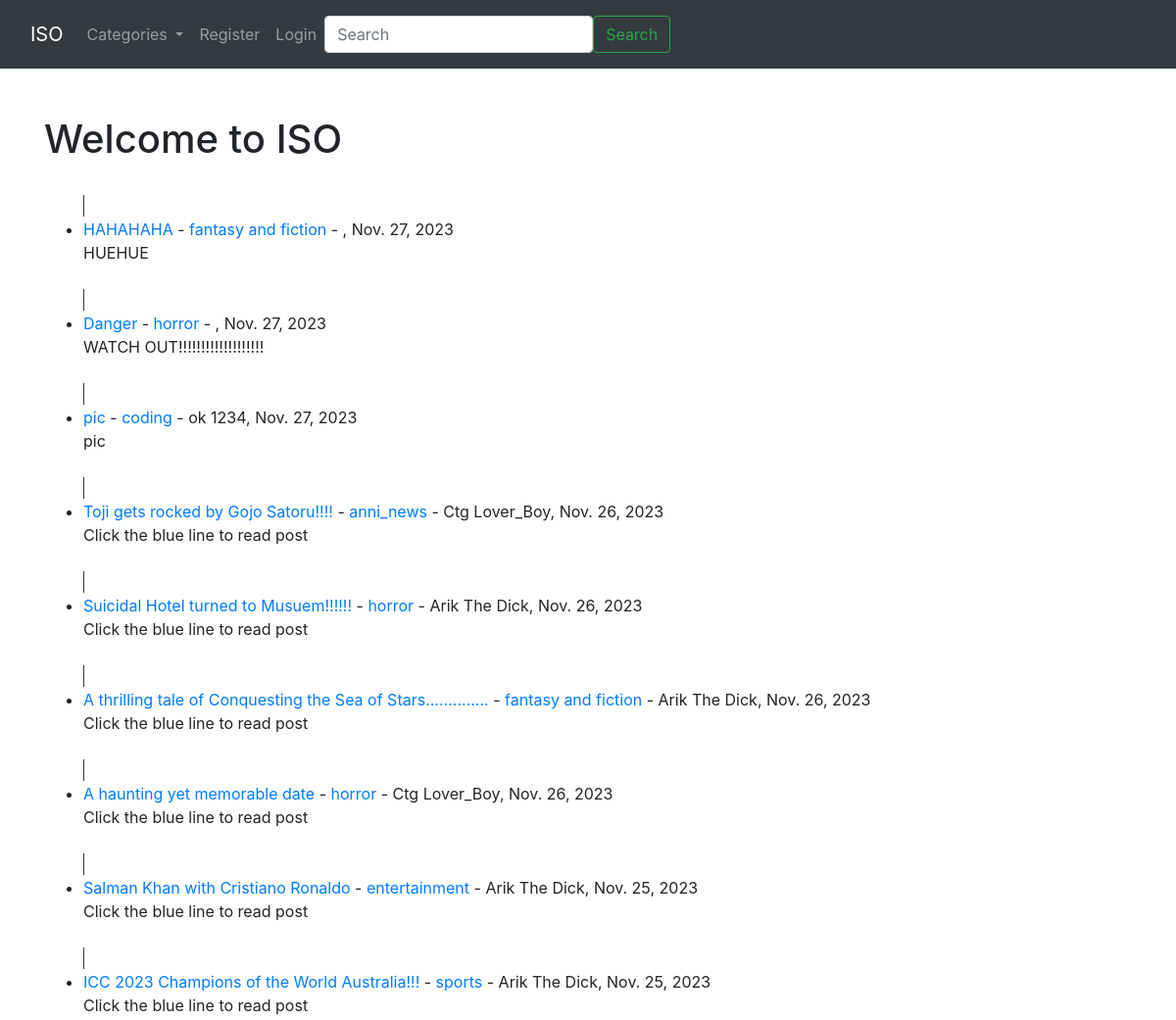
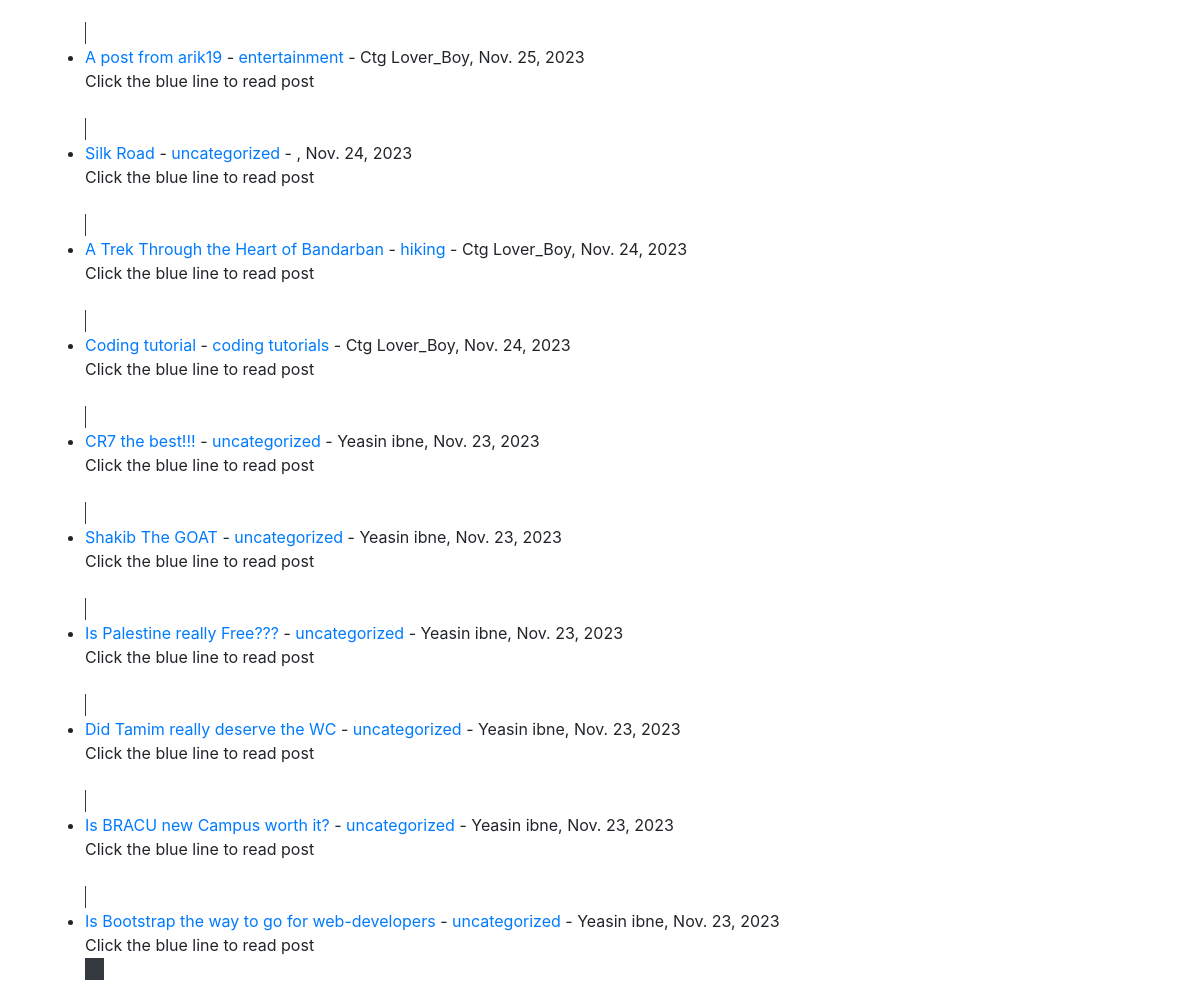
The app's page /, older data (2 pictures, top to bottom).
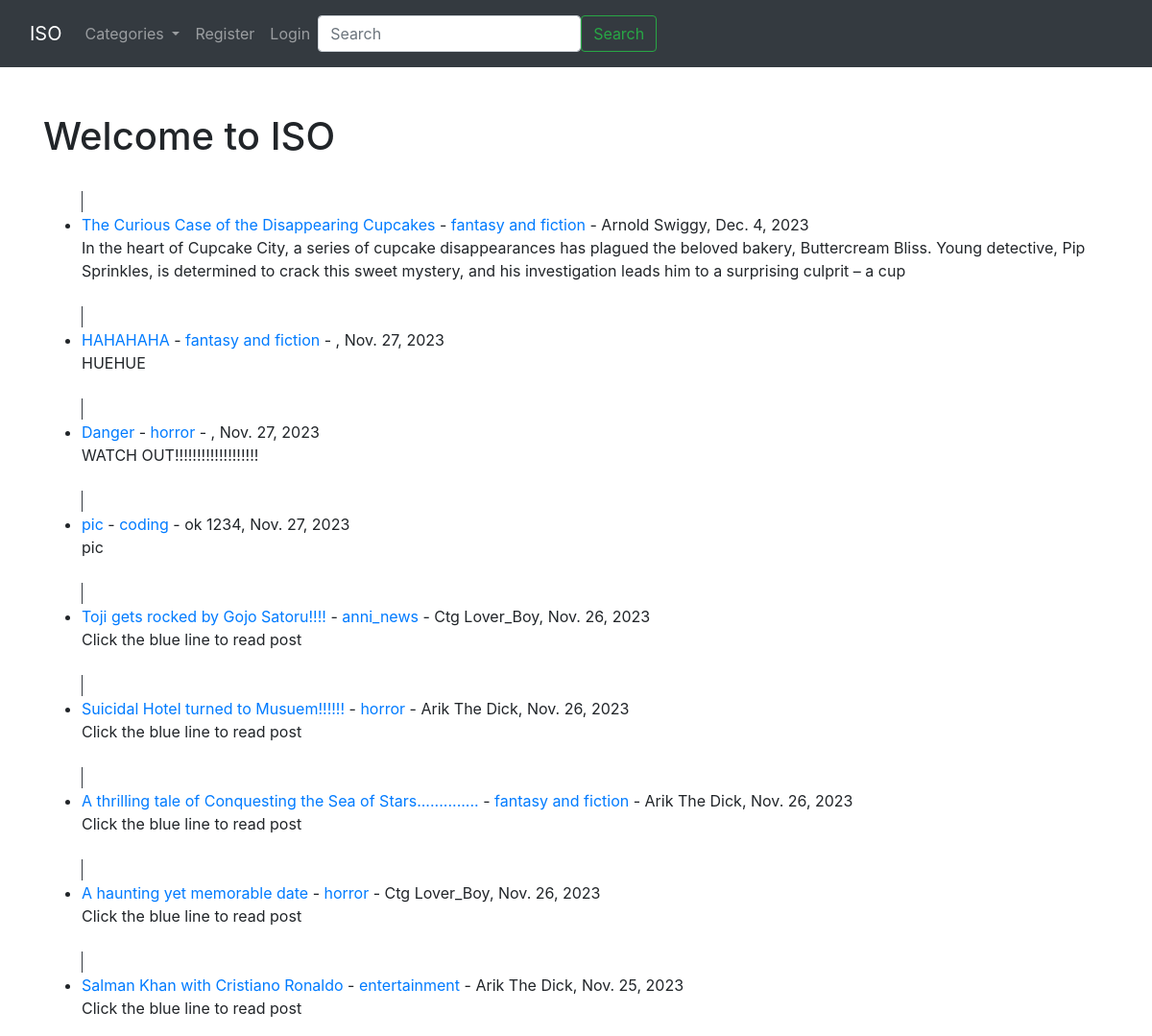
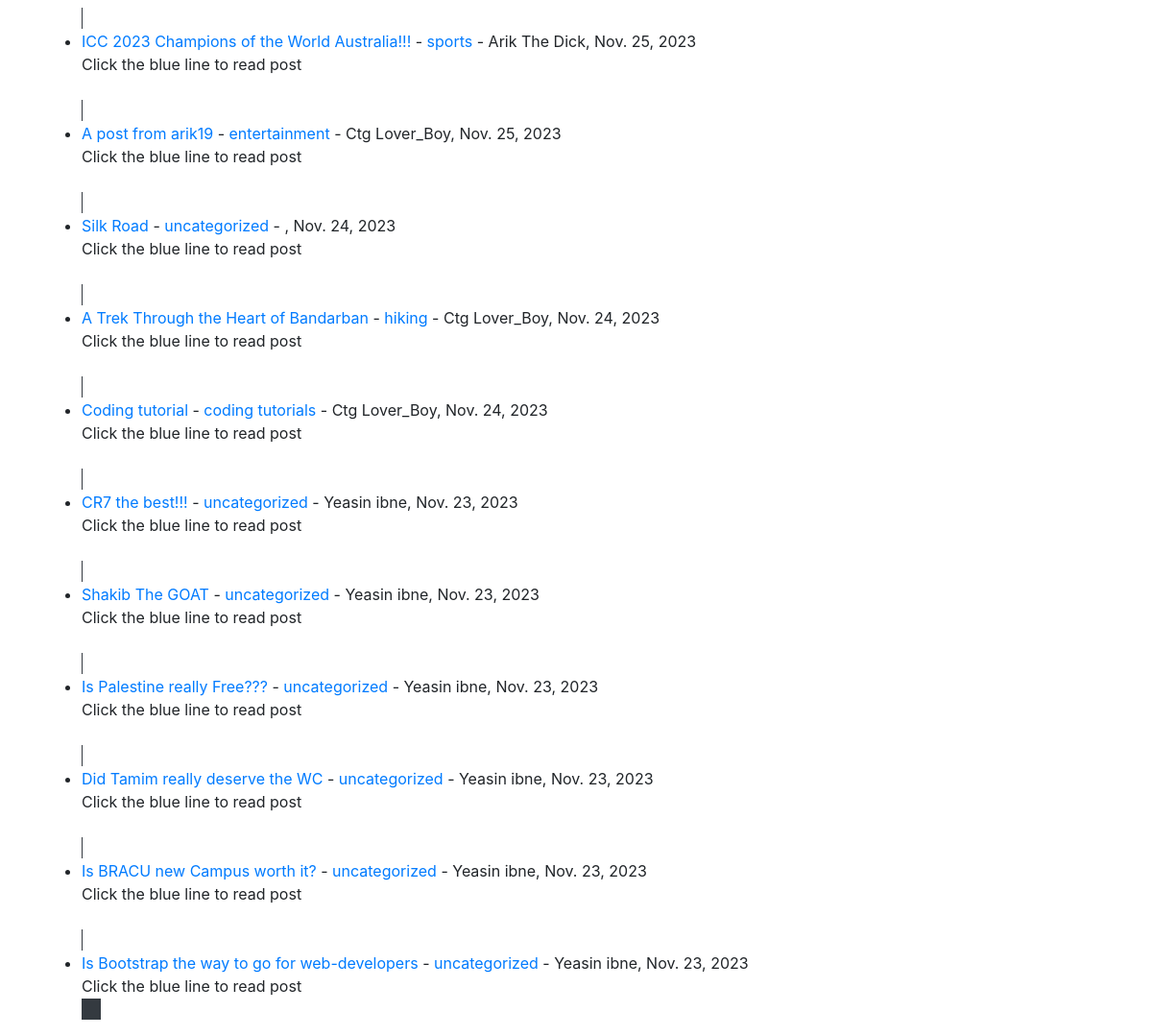
The same page, newer data (2 pictures, top to bottom).
### ISO_Blog/models.py (models this page shows, shortened)
class Post(models.Model):
    title=models.CharField(max_length=255)
    header_image= models.ImageField(null=True, blank=True, upload_to="images/profile")
    title_tag=models.CharField(max_length=255)
    author=models.ForeignKey(User, on_delete=models.CASCADE)
    body=RichTextField(blank=True, null=True)
    post_date=models.DateField(auto_now_add=True)
    category=models.CharField(max_length=255, default='uncategorized')
    likes = models.ManyToManyField(User, related_name='blog_posts')
    snippet=models.CharField(max_length=255)

### ISO_Blog/views.py (the view)
# urls.py: path('', Homeview.as_view(), name='Home'),
class Homeview(ListView):
    model=Post
    template_name='home.html'
    ordering=['-post_date']
    def get_context_data(self, *args, **kwargs):
        cat_menu = Category.objects.all()
        context = super(Homeview, self).get_context_data(*args, **kwargs)
        context["cat_menu"] = cat_menu
        return context

### ISO_Blog/models.py (called while the page is built)
    def __str__(self):
        return self.name

### ISO_Blog/templates/home.html (shortened to what this page needs)
{% extends 'base.html' %}
{% block content %}
<h1>Welcome to ISO </h1>
<ul>
{% for post in object_list %}
    <br/>
    <span class="border border-dark">
    <li><a href="{% url 'post_details' post.pk %}">{{post.title}}</a> - <a href="{%url 'category' post.category|slugify %}">
    {{ post.category }}</a> - {{ post.author.first_name }}
    {{ post.author.last_name }},
    {{ post.post_date }}
    <br/>
    {{post.snippet}}
    </span></li>
{% endfor %}
</ul>
{% endblock %}

### ISO_Blog/templates/base.html (shortened to what this page needs)
<!doctype html>
<html lang="en">
  <head>
    <link rel="stylesheet" href="https://cdn.jsdelivr.net/npm/bootstrap@4.4.1/dist/css/bootstrap.min.css">
  </head>
  <body>
    <nav class="navbar navbar-expand-lg navbar-dark bg-dark">
        <div class="container-fluid">
          <a class="navbar-brand" href="{% url 'Home' %}">ISO</a>
          <div class="collapse navbar-collapse" id="navbarSupportedContent">
            <ul class="navbar-nav me-auto mb-2 mb-lg-0">
              {% if cat_menu %}
              <li class="nav-item dropdown">
                <a class="nav-link dropdown-toggle" href="#" id="navbarDropdown" role="button" data-toggle="dropdown" aria-haspopup="true" aria-expanded="false">
                Categories
                </a>
              </li>
              {% else %}
                <li class="nav-item">
                  <a class="nav-link" href="{% url 'category-list'%}">Categories</a>
                </li>
              {% endif %}
              {% if user.is_authenticated %}
                <li class="nav-item">
                  <a class="nav-link" href="{% url 'add_post'%}">Add Post</a>
                </li>
                <li class="nav-item">
                  <a class="nav-link" href="{% url 'add_category'%}">Add Category</a>
                </li>
                <li class="nav-item">
                  <a class="nav-link" href="{% url 'edit_profile'%}">Edit Profile</a>
                </li>
                <li class="nav-item">
                  <a class="nav-link" href="{% url 'logout'%}">Logout</a>
                </li>
              {% else %}
                <li class="nav-item">
                  <a class="nav-link" href="{% url 'register'%}">Register</a>
                </li>
                <li class="nav-item">
                  <a class="nav-link" href="{% url 'login'%}">Login</a>
                </li>
              {% endif %}
            </ul>
            <form method="get" action="/search" class="form-inline my-2 my-lg 0">
              <input class="form-control me-2" type="search" placeholder="Search" aria-label="Search" name="searching" id="searching">
              <button class="btn btn-outline-success" type="submit">Search</button>
            </form>
          </div>
        </div>
      </nav>
    <br/>
    <br/>
    <div class="container">
      {% block content %}
      {% endblock %}
    </div>
  </body>
</html>

Row changes from the older to the newer data that the page shows:
added Post: title "The Curious Case of the Disappearing Cupcakes", category "fantasy and fiction", author.first_name "Arnold", author.last_name "Swiggy", post_date "Dec. 4, 2023", snippet "In the heart of Cupcake City, a series of cupcake disappearances has plagued the beloved bakery, Buttercream Bliss. Young detective, Pip Sprinkles, is determined to crack this sweet mystery, and his investigation leads him to a surprising culprit – a cup"
